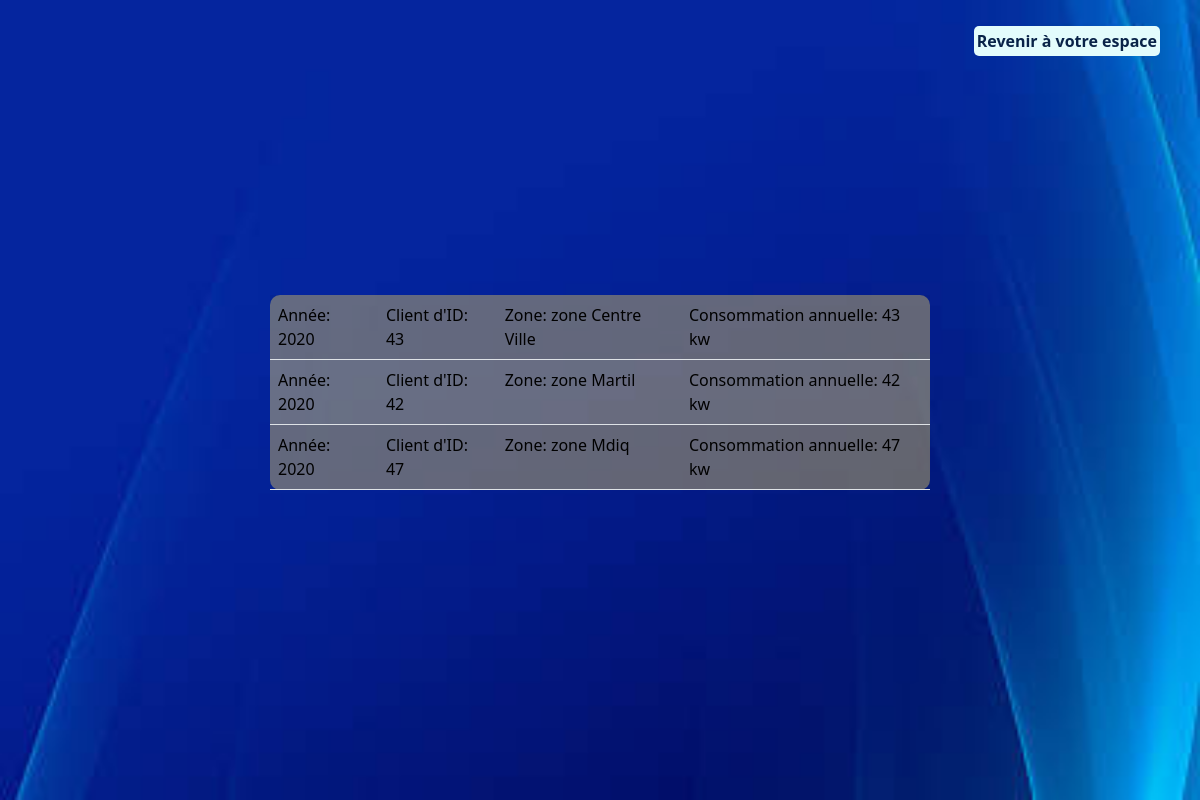
Screenshot of /projetElectricite/gestionConsommations/consommAnnuelle.php (signed in) with the database file from the repository.
### tables this page shows
CREATE TABLE `consomm_annuelle` (
  `id` int(100) NOT NULL,
  `idClient` int(100) NOT NULL,
  `consommAnnuelle` double NOT NULL,
  `idZoneGeo` int(100) NOT NULL,
  `annee` int(20) NOT NULL
);

CREATE TABLE `zonegeo` (
  `id` int(100) NOT NULL,
  `nomZone` varchar(100) NOT NULL,
  `idAgent` int(100) NOT NULL
);

### projetElectricite/gestionConsommations/consommAnnuelle.php (the view, shortened to what this page needs)
<?php
require_once("../connex.php");
$pdostat = $pdo->prepare(
    "select consommAnnuelle,annee, lastName, firstName, consomm_annuelle.idClient, nomZone from consomm_annuelle join clients on clients.idClient=consomm_annuelle.idClient join zonegeo on clients.idZoneGeo=zonegeo.id");
    $pdostat->execute();
    $content='
    <div class="bgNew">
        <div class="d-flex justify-content-center gap-3 mb-5" style="position:absolute; top:10px; right:40px;">
            <div class="d-flex gap-5 justify-content-center mt-3">
                <div class="modifier">
                    <a href="../espaceAdmin.php">Revenir à votre espace</a>
                </div>
            </div>
        </div>
        <div class="myTab d-flex flex-column justify-content-around">
            <table class="table table-striped">';
    foreach($pdostat->fetchAll() as $ligne){
        $content.="<tr><td>Année: ".$ligne ['annee']."</td><td>Client d'ID: ".$ligne ['idClient']."</td><td>Zone: ".$ligne ['nomZone']."</td><td>Consommation annuelle: ".$ligne ['idClient']." kw</td></tr></div>";
    }
    require_once('../layout.php');

### projetElectricite/layout.php (style rules this page uses)
body { min-height: 100vh; background-image: url('images/im3.jpg'); background-repeat: repeat; background-size: cover; backdrop-filter: blur(8px); background-position: bottom -70px right 0px; display: flex; justify-content: center; align-items: center; }
.bgNew { min-height: 100vh; width: 100%; background-image: url('images/im6.jpg'); background-repeat: no-repeat; background-size: cover; display: flex; justify-content: center; align-items: center; flex-direction: column; gap:40px; }
.mybtns input, #annuler, .modifier { background-color: rgb(227,252,252); color:rgb(9,35,72); border-radius: 5px; font-weight: bold; }
.modifier { padding: 3px; }
#annuler a, .modifier a { text-decoration: none; color:rgb(9,35,72); text-align: center; }
.myTab { width:55%; }
.myTab table { background-color: rgba(255, 224, 102, 0.4); border-radius: 10px; }
.myTab td { color: black; }

### rows the page displays
consomm_annuelle: annee "2020", idClient "43", idZoneGeo.nomZone "zone Centre Ville"
consomm_annuelle: annee "2020", idClient "42", idZoneGeo.nomZone "zone Martil"
consomm_annuelle: annee "2020", idClient "47", idZoneGeo.nomZone "zone Mdiq"
